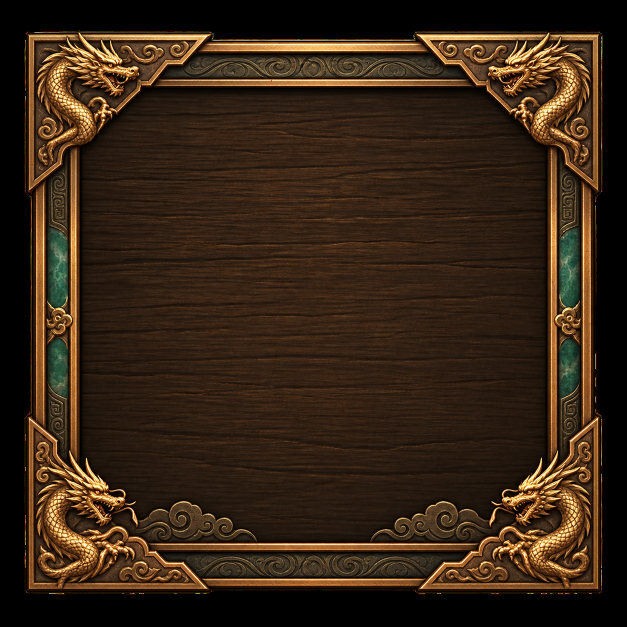
#> input picture tools/ui_custom/panel.png, 1254 x 1254 px (shown at 1/2 size)
$ python -i qbframe.py   (imports and definitions only)
#> lines starting #> are read from the running program, lines starting #| are printed output that depends on the picture; after the words box and inside, x2 and y2 are one past the last pixel; in counts of white or black regions, pixels touching at a corner belong together
### tools/mpq.py
import struct, zlib, bz2


def _crypt_table():
    t = [0] * 0x500
    seed = 0x00100001
    for i in range(0x100):
        idx = i
        for _ in range(5):
            seed = (seed * 125 + 3) % 0x2AAAAB
            a = (seed & 0xFFFF) << 16
            seed = (seed * 125 + 3) % 0x2AAAAB
            b = seed & 0xFFFF
            t[idx] = a | b
            idx += 0x100
    return t


CT = _crypt_table()


# [32 lines left out: functions hs, decrypt, encrypt, not called in this run]


F_IMPLODE, F_COMPRESS, F_ENCRYPT, F_FIXKEY = 0x100, 0x200, 0x10000, 0x20000
F_SINGLE, F_CRC, F_EXISTS = 0x1000000, 0x4000000, 0x80000000


# [19 lines left out: function decompress, not called in this run]


class MPQ:
    # [72 lines left out: functions __init__, find, read_block, read, not called in this run]

### tools/qbframe.py
# Khung phẩm chất ô trang bị (hành trang / nhân vật, gameplay_08_ui.j zzVL_MakeSlot): 4 texture viền bo góc có
# quầng sáng mềm, màu sẵn theo phẩm chất (1 Thường trắng, 2 Tốt xanh, 3 Tuyệt tím, 4 Huyền thoại vàng; khớp màu tên).
# Giữa ô trong suốt nên icon không bị che.   python qbframe.py  ->  src\map\VLTK_data\UI\zzQB1..4.blp
import os, sys
from PIL import Image, ImageDraw, ImageFilter

sys.path.insert(0, os.path.dirname(__file__))
from icons import blp1_palette

ROOT = os.path.abspath(os.path.join(os.path.dirname(__file__), ".."))
OUT = os.path.join(ROOT, "src", "map", "VLTK_data", "UI")
COLORS = {1: (235, 235, 235), 2: (64, 128, 255), 3: (192, 64, 255), 4: (255, 204, 0)}
S = 256           # vẽ to rồi thu về 64 để viền mịn


def frame(rgb):
    w = max(2, S // 28)                              # độ dày viền chính
    r = S // 7                                       # bán kính bo góc
    box = (w, w, S - 1 - w, S - 1 - w)
    glow = Image.new("L", (S, S), 0)                 # quầng sáng mềm phía trong viền
    ImageDraw.Draw(glow).rounded_rectangle(box, r, outline=255, width=w * 3)
    glow = glow.filter(ImageFilter.GaussianBlur(S / 40)).point(lambda a: a * 55 // 100)
    line = Image.new("L", (S, S), 0)                 # viền sắc nét
    ImageDraw.Draw(line).rounded_rectangle(box, r, outline=255, width=w)
    a = Image.new("L", (S, S))
    a.putdata([max(g, l) for g, l in zip(glow.getdata(), line.getdata())])
    hi = tuple(min(255, c + (255 - c) // 2) for c in rgb)   # viền sáng hơn quầng
    im = Image.new("RGBA", (S, S), rgb + (0,))
    px = Image.new("RGBA", (S, S), hi + (0,))
    im = Image.composite(px, im, line)
    im.putalpha(a)
    return im


def main():
    os.makedirs(OUT, exist_ok=True)
    for q, rgb in COLORS.items():
        with open(os.path.join(OUT, "zzQB%d.blp" % q), "wb") as f:
            f.write(blp1_palette(frame(rgb)))
    print("qbframe: %d quality frames -> %s" % (len(COLORS), OUT))


# [2 lines not run here, left out]

>>> import cv2
>>> picture = cv2.imread('ui_custom/panel.png', cv2.IMREAD_GRAYSCALE)
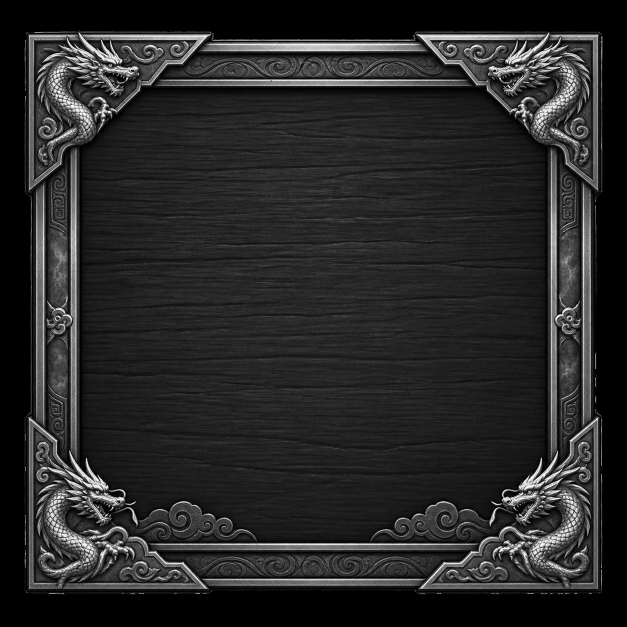
#> picture: shape (1254, 1254) (shown at 1/2 size); min 0, max 255, mean 39.8
>>> result = frame(picture)
#> in frame, `glow = Image.new("L", (S, S), 0)`: glow: PIL image 256x256 L; every value is 0
#> in frame, `ImageDraw.Draw(glow).rounded_rectangle(box, r, outline=255, width=w * 3)`:
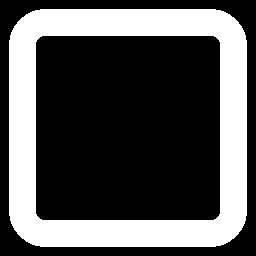
#> glow: PIL image 256x256 L; 33.1% white; 1 white region, box (x1, y1, x2, y2) and area: (9, 9, 247, 247) 21708
#> in frame, `glow = glow.filter(ImageFilter.GaussianBlur(S / 40)).point(lambda a: a..`:
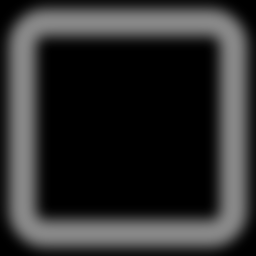
#> glow: PIL image 256x256 L; min 0, max 136, mean 45.9
#> in frame, `ImageDraw.Draw(line).rounded_rectangle(box, r, outline=255, width=w)`:
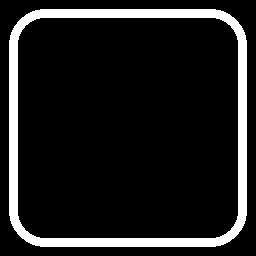
#> line: PIL image 256x256 L; 11.8% white; 1 white region, box (x1, y1, x2, y2) and area: (9, 9, 247, 247) 7728
#> in frame, `a.putdata([max(g, l) for g, l in zip(glow.getdata(), line.getdata())])`:
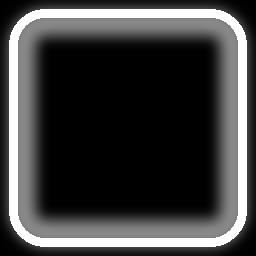
#> a: PIL image 256x256 L; min 0, max 255, mean 64
#> (the run stopped early here; a loop or call above may not have finished)
